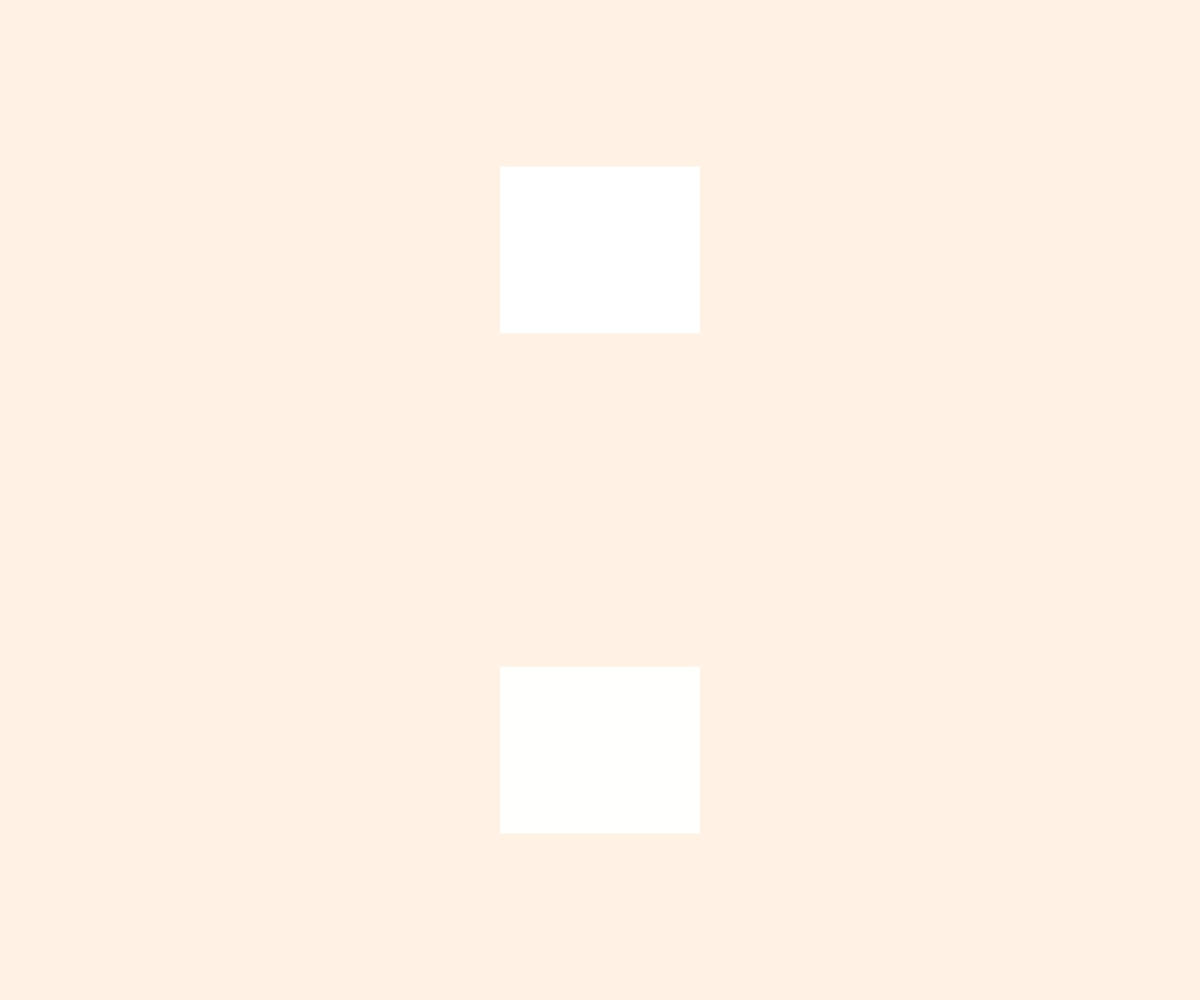
Frame 1 (no input)
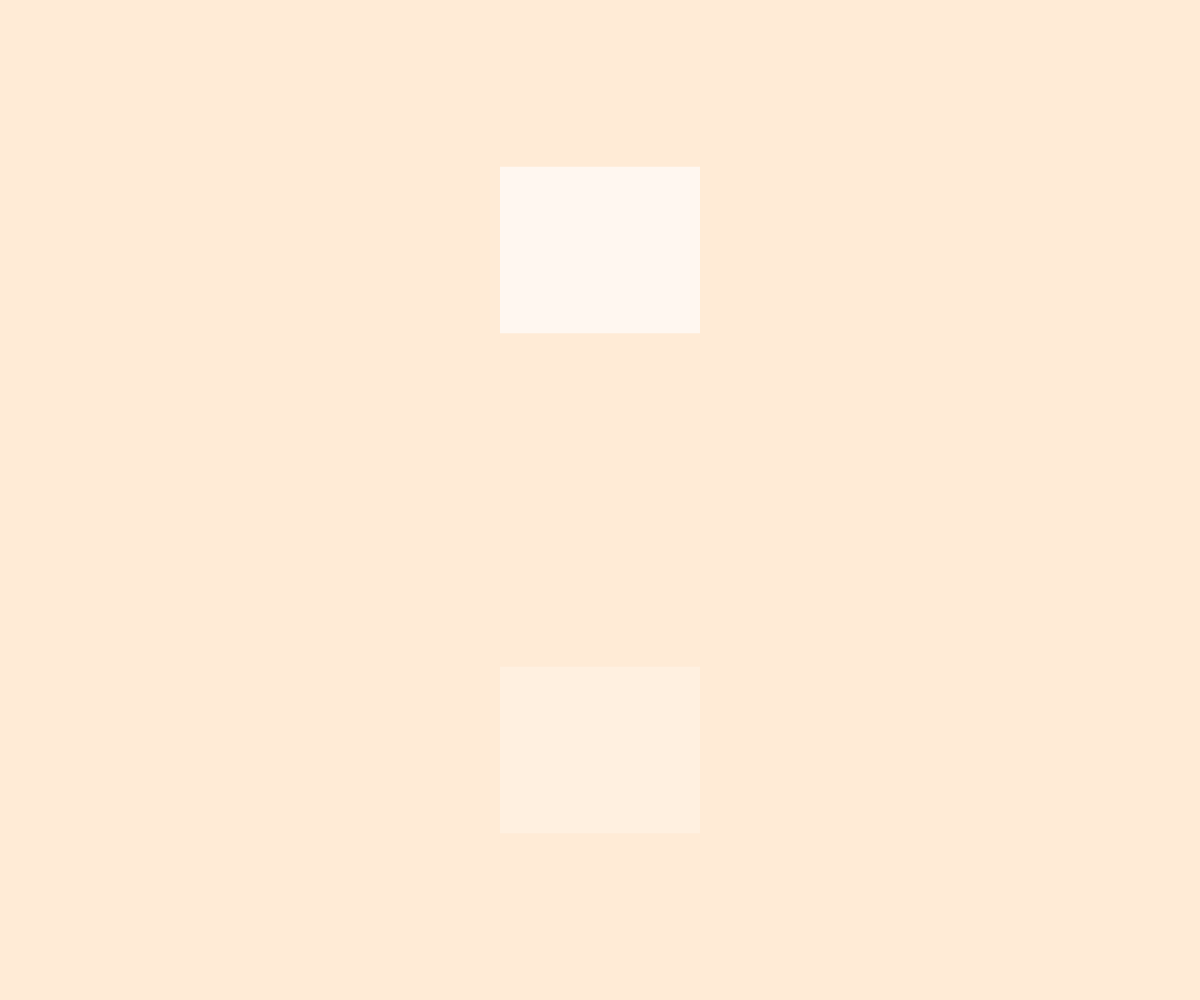
Frame 60 (no input)
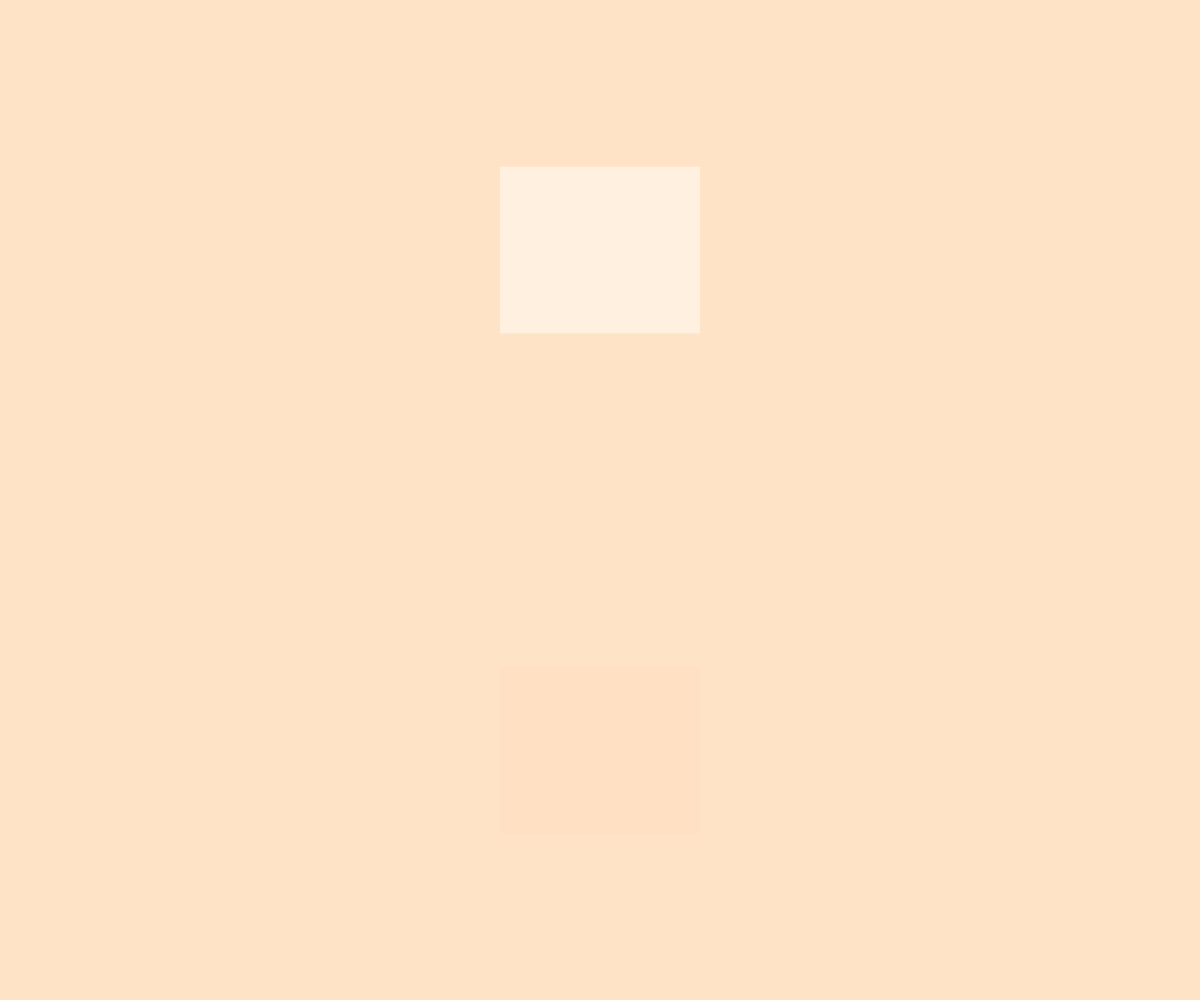
Frame 120 (the mouse pressed at the canvas centre since frame 60)

The p5.js sketch that drew these frames (run headless with seeded random() and noise() and a simulated clock; from frame 60 on, the mouse is pressed at the canvas centre):

// p5.js sketch
// ── sketch.js
// What makes a color feel heavy or light?
// Which is heavier, top or bottom?
// Raise your right hand for top
// Raise your left hand for bottom


// Saturation values for background
// And 2 foreground swatches
let bgs, fgs1, fgs2;
// Speeds to change saturation values
// for background and foregrounds
let bgsspeed, fgs1speed, fgs2speed;

function setup() {
  createCanvas(windowWidth, windowHeight);
  colorMode(HSB, 360, 100, 100);
  rectMode(CENTER);
  noStroke();
  // Initializing values
  // Foregrounds start with same values
  bgs = 10;
  bgsspeed = 0.1;
  fgs1 = 0;
  fgs2 = 0;
  fgs1speed = 0.1;
  fgs2speed = 0.2;

}



function draw() {
  
  // Update background saturation
  bgs += bgsspeed;
  bgsspeed = bounce(bgs, 0, 100, bgsspeed);
  
  // Update top foreground saturation
  fgs1 += fgs1speed;
  fgs1speed = bounce(fgs1, 0, 100, fgs1speed);

  // Update bottom foreground saturation
  fgs2 += fgs2speed;  
  fgs2speed = bounce(fgs2, 0, 100, fgs2speed);


  // Background
  background(30, bgs, 100);

  // Draw top foreground
  fill(30, fgs1, 100);
  rect(width / 2, height / 4, width / 6, height / 6);
  
  // Draw bottom foreground
  fill(30, fgs2, 100);
  rect(width / 2, 3 * height / 4, width / 6, height / 6);

}

function bounce(pos, low, high, speed) {
  if (pos < low || pos > high) {
    speed *= -1;
    return speed;
  }
  return speed;
}

//https://editor.p5js.org/icm4.0/sketches/I350DOnIs
